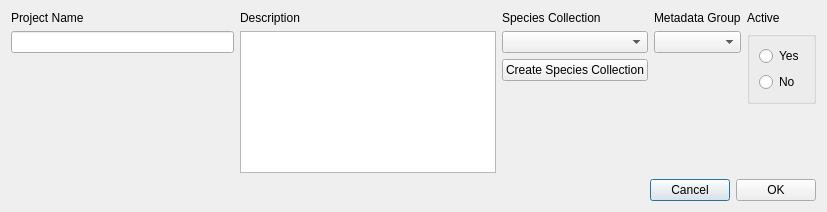
<?xml version="1.0" encoding="UTF-8"?>
<ui version="4.0">
 <class>newProjectDlg</class>
 <widget class="QDialog" name="newProjectDlg">
  <property name="geometry">
   <rect>
    <x>0</x>
    <y>0</y>
    <width>827</width>
    <height>212</height>
   </rect>
  </property>
  <property name="windowTitle">
   <string>Create a new project</string>
  </property>
  <layout class="QVBoxLayout" name="verticalLayout_8">
   <item>
    <layout class="QHBoxLayout" name="horizontalLayout">
     <item>
      <layout class="QVBoxLayout" name="verticalLayout">
       <item>
        <widget class="QLabel" name="label">
         <property name="text">
          <string>Project Name</string>
         </property>
        </widget>
       </item>
       <item>
        <widget class="QLineEdit" name="projNameEdit"/>
       </item>
       <item>
        <spacer name="verticalSpacer">
         <property name="orientation">
          <enum>Qt::Vertical</enum>
         </property>
         <property name="sizeHint" stdset="0">
          <size>
           <width>20</width>
           <height>40</height>
          </size>
         </property>
        </spacer>
       </item>
      </layout>
     </item>
     <item>
      <layout class="QVBoxLayout" name="verticalLayout_2">
       <item>
        <widget class="QLabel" name="label_2">
         <property name="text">
          <string>Description</string>
         </property>
        </widget>
       </item>
       <item>
        <widget class="QPlainTextEdit" name="descEdit"/>
       </item>
      </layout>
     </item>
     <item>
      <layout class="QVBoxLayout" name="verticalLayout_3">
       <item>
        <widget class="QLabel" name="label_3">
         <property name="text">
          <string>Species Collection</string>
         </property>
        </widget>
       </item>
       <item>
        <widget class="QComboBox" name="speciesBox"/>
       </item>
       <item>
        <widget class="QPushButton" name="createSpeciesCollectionBtn">
         <property name="text">
          <string>Create Species Collection</string>
         </property>
         <property name="autoDefault">
          <bool>false</bool>
         </property>
        </widget>
       </item>
       <item>
        <spacer name="verticalSpacer_2">
         <property name="orientation">
          <enum>Qt::Vertical</enum>
         </property>
         <property name="sizeHint" stdset="0">
          <size>
           <width>20</width>
           <height>40</height>
          </size>
         </property>
        </spacer>
       </item>
      </layout>
     </item>
     <item>
      <layout class="QVBoxLayout" name="verticalLayout_4">
       <item>
        <widget class="QLabel" name="label_4">
         <property name="text">
          <string>Metadata Group</string>
         </property>
        </widget>
       </item>
       <item>
        <widget class="QComboBox" name="metadataBox"/>
       </item>
       <item>
        <spacer name="verticalSpacer_3">
         <property name="orientation">
          <enum>Qt::Vertical</enum>
         </property>
         <property name="sizeHint" stdset="0">
          <size>
           <width>20</width>
           <height>40</height>
          </size>
         </property>
        </spacer>
       </item>
      </layout>
     </item>
     <item>
      <layout class="QVBoxLayout" name="verticalLayout_6">
       <item>
        <widget class="QLabel" name="label_6">
         <property name="text">
          <string>Active</string>
         </property>
        </widget>
       </item>
       <item>
        <widget class="QGroupBox" name="groupBox">
         <property name="title">
          <string/>
         </property>
         <layout class="QVBoxLayout" name="verticalLayout_7">
          <item>
           <widget class="QRadioButton" name="yesRadio">
            <property name="text">
             <string>Yes</string>
            </property>
           </widget>
          </item>
          <item>
           <widget class="QRadioButton" name="noRadio">
            <property name="text">
             <string>No</string>
            </property>
           </widget>
          </item>
         </layout>
        </widget>
       </item>
       <item>
        <spacer name="verticalSpacer_5">
         <property name="orientation">
          <enum>Qt::Vertical</enum>
         </property>
         <property name="sizeHint" stdset="0">
          <size>
           <width>20</width>
           <height>40</height>
          </size>
         </property>
        </spacer>
       </item>
      </layout>
     </item>
    </layout>
   </item>
   <item>
    <layout class="QHBoxLayout" name="horizontalLayout_2">
     <item>
      <spacer name="horizontalSpacer">
       <property name="orientation">
        <enum>Qt::Horizontal</enum>
       </property>
       <property name="sizeHint" stdset="0">
        <size>
         <width>40</width>
         <height>20</height>
        </size>
       </property>
      </spacer>
     </item>
     <item>
      <widget class="QPushButton" name="cancelBtn">
       <property name="text">
        <string>Cancel</string>
       </property>
      </widget>
     </item>
     <item>
      <widget class="QPushButton" name="okBtn">
       <property name="text">
        <string>OK</string>
       </property>
      </widget>
     </item>
    </layout>
   </item>
  </layout>
 </widget>
 <resources/>
 <connections/>
</ui>
